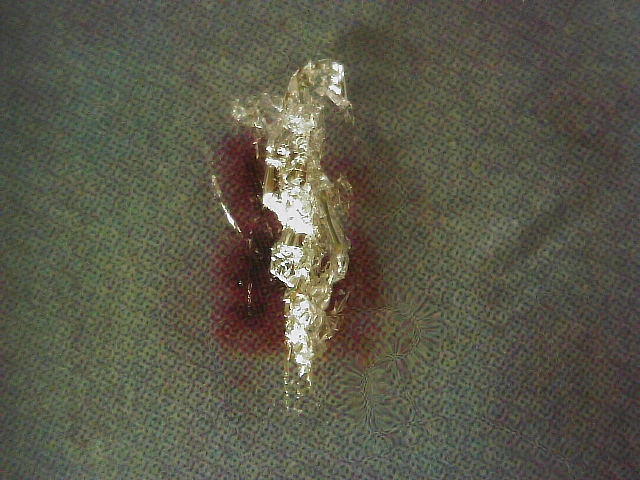
#> input picture img/img1.png, 640 x 480 px
$ python img_seg.py
#> lines starting #> are read from the running program, lines starting #| are printed output that depends on the picture; after the words box and inside, x2 and y2 are one past the last pixel; in counts of white or black regions, pixels touching at a corner belong together
import cv2
import numpy as np
from skimage.filters import threshold_otsu


def filter_image(image, mask):
    r = image[:,:,0] * mask
    g = image[:,:,1] * mask
    b = image[:,:,2] * mask
    return np.dstack([r,g,b])


def compute_area(image):
	# count zero pixels
	return


def print_piexel(img):
	h, w = img.shape
	print("h: ", h)
	print("w: ", w)
	for i in range(h):
		for j in range(w):
			print(img[i][j])

	return


if __name__ == "__main__":
	print("hello opencv")
	img = cv2.imread("./img/img1.png")
#> img is the input picture: shape (480, 640, 3); mean B, G, R 73.5, 89.1, 90.4
	'''
	gray = cv2.cvtColor(img,cv2.COLOR_RGB2GRAY)
	res,thresh = cv2.threshold(gray, np.mean(gray), 255, cv2.THRESH_BINARY_INV)
	edges = cv2.dilate(cv2.Canny(thresh,0,255),None)

    #轮廓检测
    #轮廓检测与排序
	cnt = sorted(cv2.findContours(edges, cv2.RETR_LIST, cv2.CHAIN_APPROX_SIMPLE)[-2], key=cv2.contourArea)[-1]
	mask = np.zeros((256,256), np.uint8)
	masked = cv2.drawContours(mask, [cnt],-1, 255, -1)

	dst = cv2.bitwise_and(img, img, mask=mask) #区域分割
	segmented = cv2.cvtColor(dst, cv2.COLOR_BGR2RGB)
	'''

	img_rgb=cv2.cvtColor(img,cv2.COLOR_BGR2RGB)
	img_gray=cv2.cvtColor(img_rgb,cv2.COLOR_RGB2GRAY)
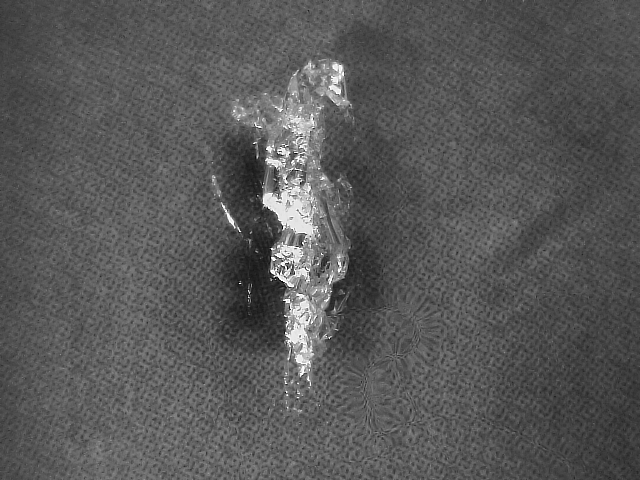
#> img_gray: shape (480, 640); min 1, max 255, mean 87.7

	thresh = threshold_otsu(img_gray) #找阈值
#> thresh = 135
	print("gray size: ",img_gray.shape)
#| gray size:  (480, 640)
	print("thresh size: ", thresh)
#| thresh size:  135
	img_otsu = img_gray < thresh
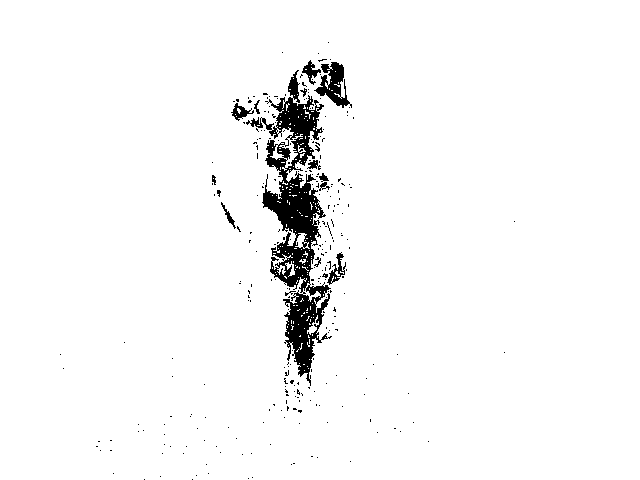
#> img_otsu: shape (480, 640) bool; 96.5% white; 280 black regions (266 under 20 px), largest, box (x1, y1, x2, y2) and area: (246, 70, 332, 386) 8226, (314, 62, 352, 108) 778, (327, 252, 346, 285) 207
	print_piexel(img_otsu)
#| h:  480
#| w:  640
#> the loop in print_piexel, `for i in range(h):` made 480 passes
#> (printed output is left out)

	filtered = filter_image(img, img_otsu)
#> in filter_image, `r = image[:,:,0] * mask`:
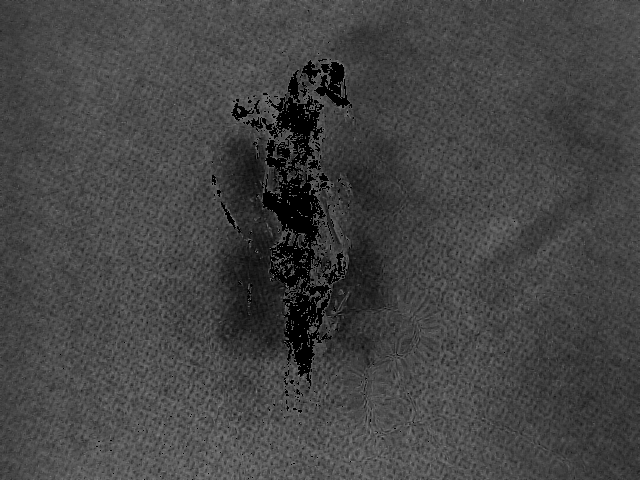
#> r: shape (480, 640); min 0, max 138, mean 67.9
#> in filter_image, `g = image[:,:,1] * mask`:
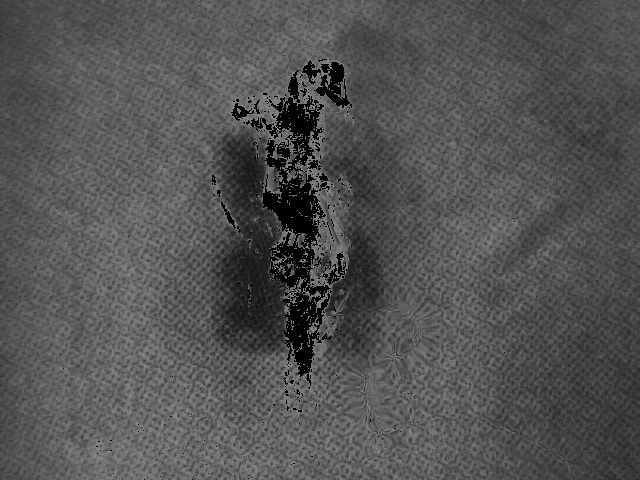
#> g: shape (480, 640); min 0, max 144, mean 82.6
#> in filter_image, `b = image[:,:,2] * mask`:
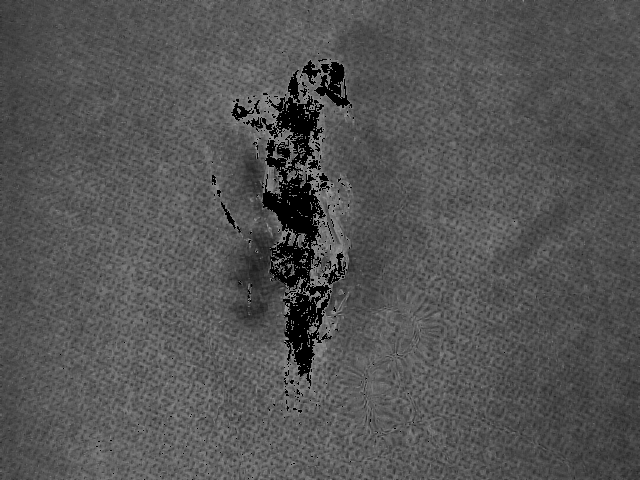
#> b: shape (480, 640); min 0, max 162, mean 83.8
#> in filter_image, `return np.dstack([r,g,b])`:
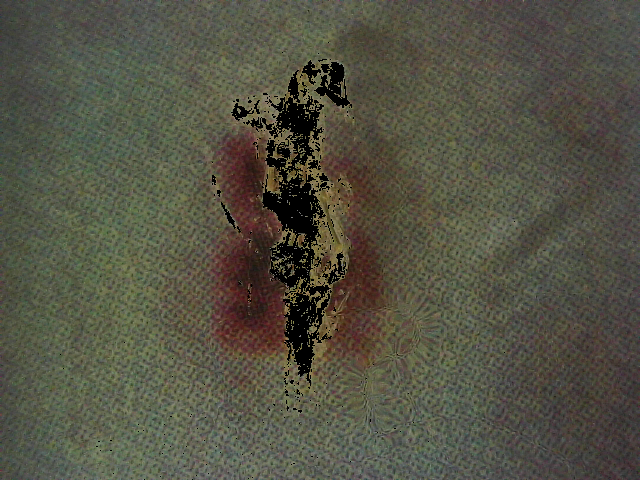
#> returned value: shape (480, 640, 3); mean of channels 0, 1, 2 67.9, 82.6, 83.8; drawn as B, G, R

	print("filtered shape: ", filtered.shape)
	cv2.imshow("filtered",filtered)
	#cv2.imshow("Image",img)
	cv2.waitKey(0)
	cv2.destroyAllWindows()

$ run again, with img/img2.png copied over img/img1.png
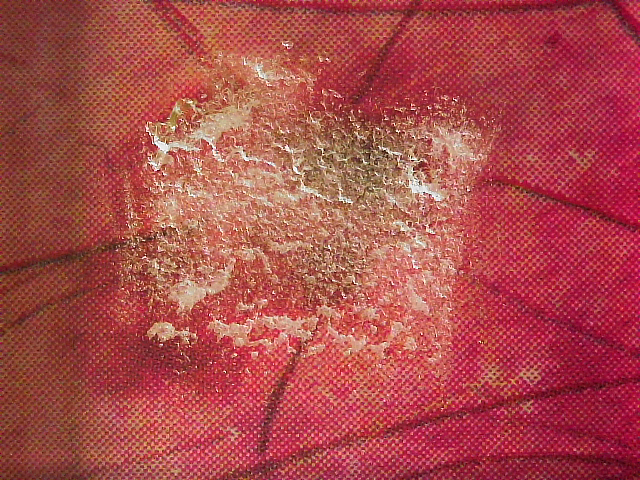
#> input picture img/img2.png, 640 x 480 px
#> img is the input picture: shape (480, 640, 3); mean B, G, R 74.3, 74.7, 169.9
#> thresh = 115
#| gray size:  (480, 640)
#| thresh size:  115
#> `img_otsu = img_gray < thresh`:
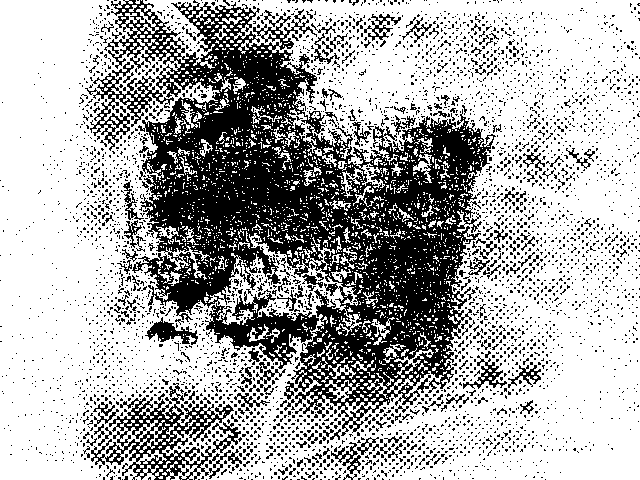
#> img_otsu: shape (480, 640) bool; 68% white; 4160 black regions (3990 under 20 px), largest, box (x1, y1, x2, y2) and area: (104, 0, 496, 436) 64260, (91, 383, 241, 480) 4404, (205, 289, 319, 369) 3302
#| h:  480
#| w:  640
#> the loop in print_piexel, `for i in range(h):` made 480 passes
#> (printed output is left out)
#> in filter_image, `return np.dstack([r,g,b])`:
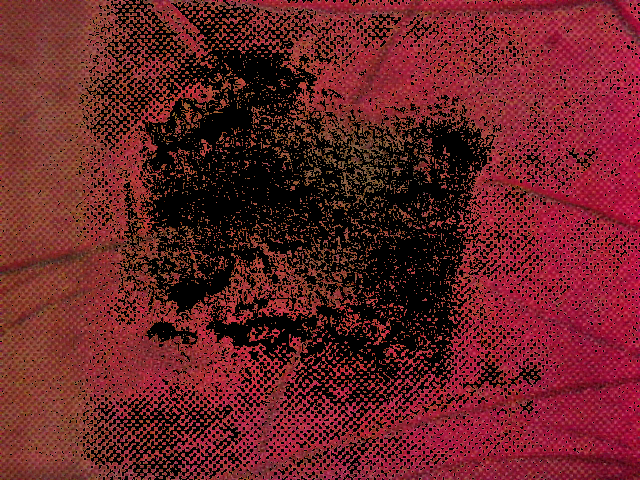
#> returned value: shape (480, 640, 3); mean of channels 0, 1, 2 38.6, 34.6, 104.3; drawn as B, G, R
